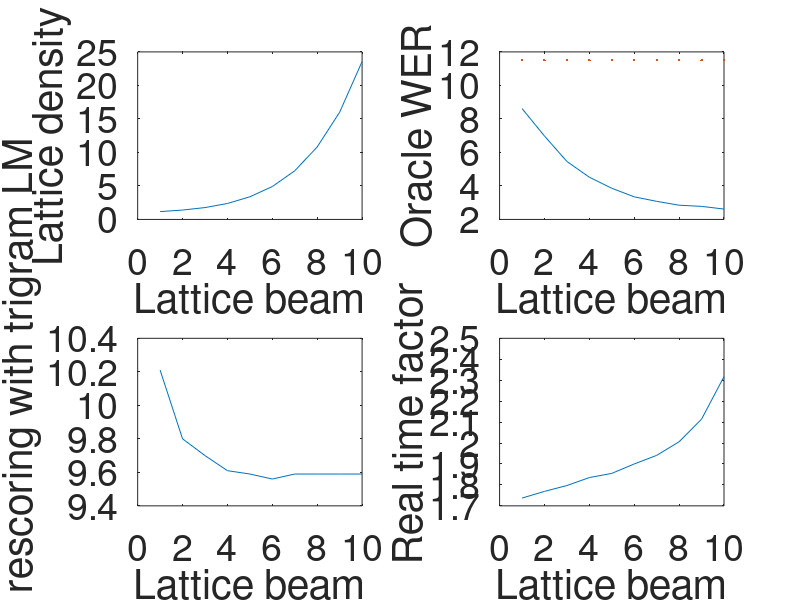
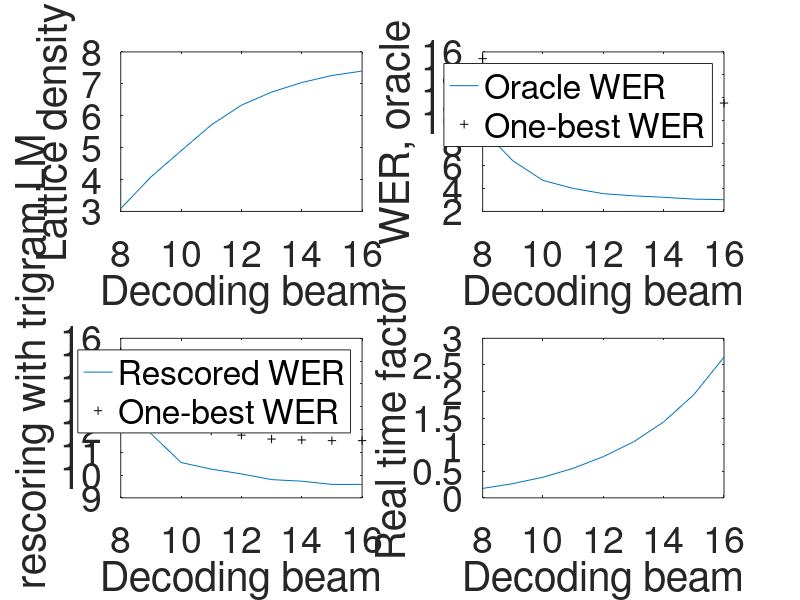

Here is the MATLAB script that generated these plots, in order:
# run this in octave

figure(1)
hold off
markersize = 8;
labelsz = 23;
#set(0,"Defaulttextfontsize",labelsz) 


%beam = [15.0         15.0       15.0       15.0       15.0         15.0        15.0        15.0        15.0         15.0]

latbeam = [10.0          9.0        8.0        7.0        6.0          5.0         4.0         3.0         2.0          1.0 ];
density =  [23.56        16.0       10.82       7.26       4.91         3.38        2.38        1.77        1.4          1.17];
realtime = [2.317        2.114      2.006      1.941      1.900        1.855       1.835       1.797       1.769        1.737];
baseline_err = [  11.51        11.51      11.51      11.51      11.51        11.51       11.51       11.51       11.51        11.51 ];
baseline_num_err =[  227          227        227         227        227          227          227        227          227         227];
oracle = [  2.62         2.78       2.85       3.08       3.35         3.86        4.52        5.46        6.98         8.62 ];
num_err = [93           96         96         101        105          116         129         147         168          191];
rescore_err =[ 9.59         9.59       9.59       9.59       9.56         9.59        9.61        9.70        9.80        10.21  ];
rescore_utt_wrong = [205          205          205        205       204          204         204         202         205          212 ];;

labelsz = 27;

set(1,"Defaulttextfontsize",labelsz) 
set(1,"Defaultaxesfontsize",labelsz) 

subplot(2,2,1)
plot(latbeam, density)
xlabel('Lattice beam');
ylabel('Lattice density');
subplot(2,2,2)
plot(latbeam, oracle);
hold on
plot(latbeam, baseline_err, '.');
hold off
xlabel('Lattice beam');
ylabel('Oracle WER');
subplot(2, 2, 3);
plot(latbeam, rescore_err);
xlabel('Lattice beam');
ylabel('WER, rescoring with trigram LM');
subplot(2, 2, 4);
plot(latbeam, realtime);
xlabel('Lattice beam');
ylabel('Real time factor');

print -F:23  -deps 'latbeam.eps'



decode_beam = [16.0        15.0          14.0       13.0      12.0         11.0         10.0       9.0          8.0];
%lattice beam: 7.0         7.0           7.0        7.0       7.0          7.0          7.0       7.0          7.0 0
density = [ 7.4         7.26          7.04       6.74      6.33         5.71         4.9       4.08         3.09 ];
realtime = [ 2.646       1.941         1.428      1.052     0.775        0.555        0.388     0.267        0.177 ];
wer = [ 11.51        11.51        11.54      11.58     11.75        11.93        12.32      13.47        15.41 ];
%227          227          227        227       228          228          229        236          246
oracle = [ 3.03         3.08         3.24       3.37      3.56         4.02         4.72       6.45         9.18 ];
%100          101          105        108       112          119          128        153          184
rescore = [ 9.59         9.59         9.73       9.80      10.05        10.26        10.55      11.82        13.79  ];
%205          205          206        206       207          209          208        220          235


subplot(2,2,1)
plot(decode_beam, density)
xlabel('Decoding beam');
ylabel('Lattice density');
subplot(2,2,2)
plot(decode_beam, oracle);
hold on
plot(decode_beam, wer, 'k+');
legend('Oracle WER', 'One-best WER')
xlabel('Decoding beam');
ylabel('WER, oracle');
hold off
subplot(2, 2, 3);
plot(decode_beam, rescore);
hold on
plot(decode_beam, wer, 'k+');
legend('Rescored WER', 'One-best WER')
xlabel('Decoding beam');
ylabel('WER, rescoring with trigram LM');
hold off
subplot(2, 2, 4);
plot(decode_beam, realtime);
xlabel('Decoding beam');
ylabel('Real time factor');

print -F:23  -deps 'decodebeam.eps'


